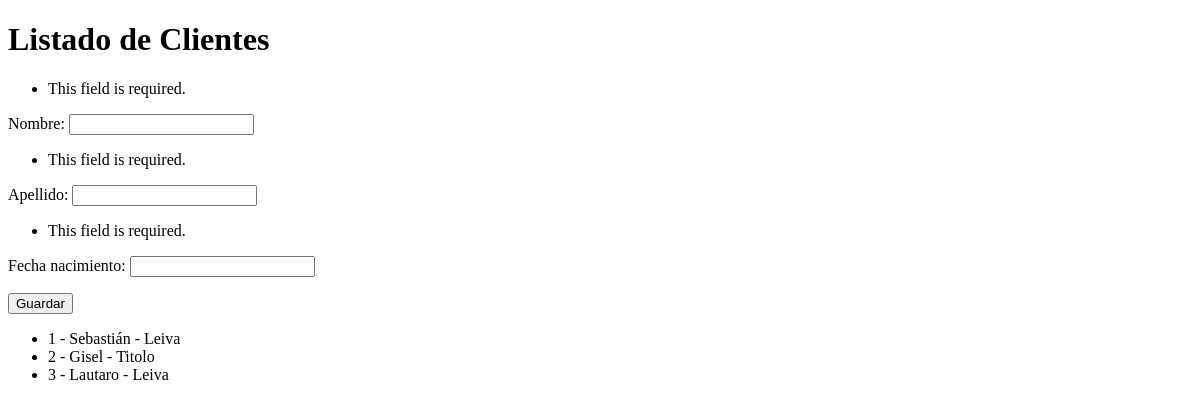
Before: /clientes/create/ with the older database file.
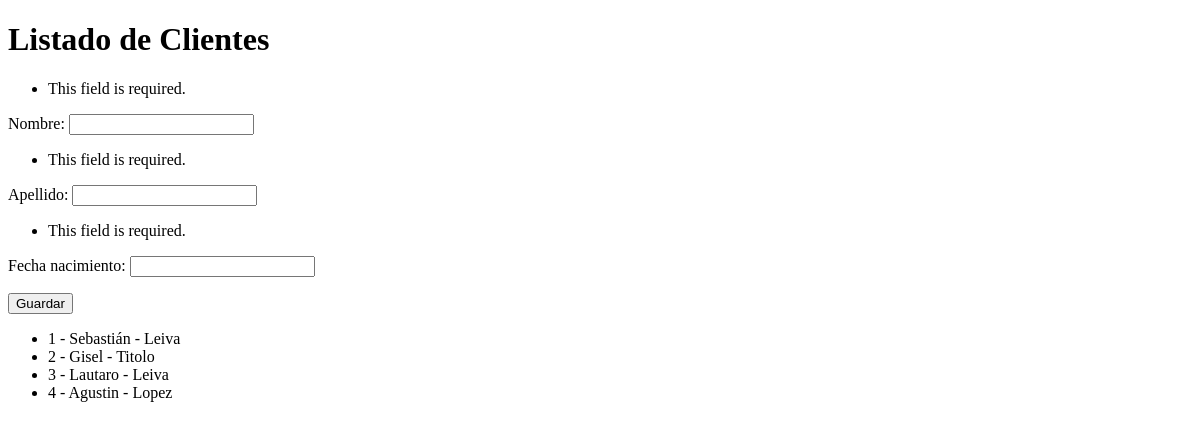
After: the same page with the newer database file.
### entrega3/models.py (models this page shows)
class Cliente(models.Model):
    nombre = models.TextField(max_length=100)
    apellido = models.TextField(max_length=100)
    fecha_nacimiento = models.DateField()
    def __str__(self):
        return f"{self.id} - {self.nombre} - {self.apellido}"

### entrega3/views.py (the view)
# urls.py: path('clientes/create/', crear_clientes, name="clientes-create"),
def crear_clientes(request):
    f = ClienteForm(request.POST)
    context = {
        "form": f
    }
    if f.is_valid():
        Cliente(nombre=f.data["nombre"], apellido=f.data["apellido"],  fecha_nacimiento=f.data
        ["fecha_nacimiento"]).save()
        context['form'] = ClienteForm()
    context["clientes"] = Cliente.objects.all()
    context["total_clientes"] = len(Cliente.objects.all())
    return render(request, "entrega3/clientes.html", context)

### entrega3/forms.py
class ClienteForm(forms.Form):
    nombre = forms.CharField(max_length=100)
    apellido = forms.CharField(max_length=100)
    fecha_nacimiento = forms.DateField()

### entrega3/templates/entrega3/clientes.html (shortened to what this page needs)
{% extends 'entrega3/base.html' %}
{% block titulo %} Listado de Clientes {% endblock %}
{% block listado %}
<form action="{% url 'clientes-create' %}" method="POST">
    {{form.as_p}}
    <input type="submit" value="Guardar">
</form>
    <ul>
        {% for cliente in clientes %}
            <li>{{cliente}}</li>
        {% endfor %}
    </ul>
{% endblock %}

### entrega3/templates/entrega3/base.html (shortened to what this page needs)
<!DOCTYPE html>
<html lang="en">
<head>
</head>
<body>
    <h1>{% block titulo %} {% endblock %}</h1>
    {% block listado %} {% endblock %}
</body>
</html>

Changed rows visible on the page:
added Cliente: id+nombre+apellido "4 - Agustin - Lopez"
